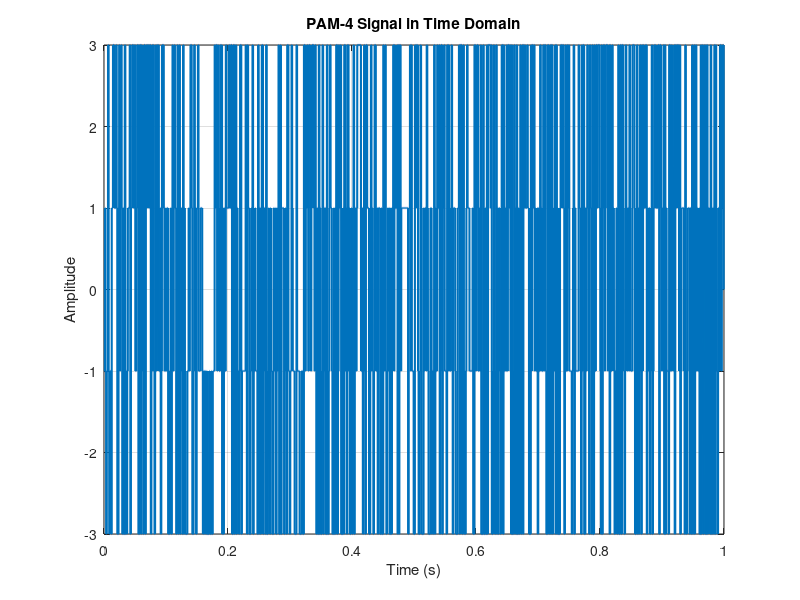
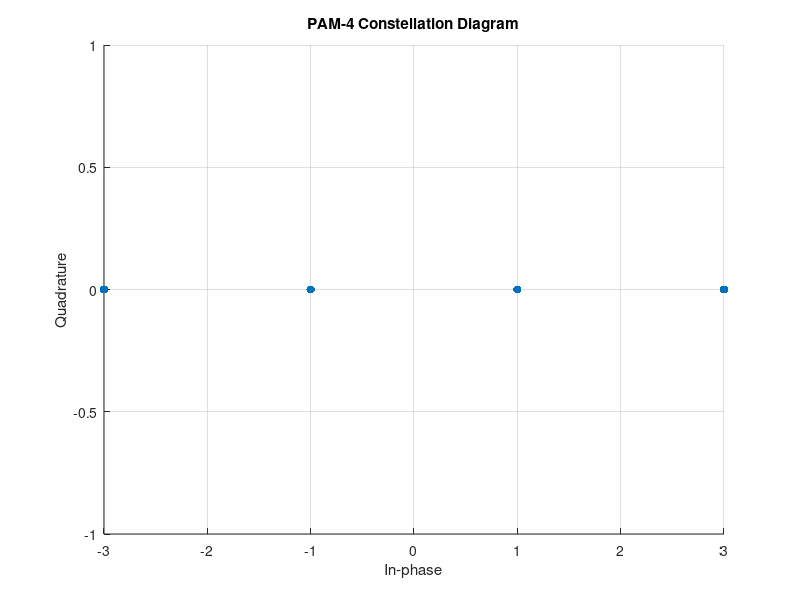

The MATLAB script that drew these images, in order:
% PAM-4 Signal Generation
clc;
clear;
close all;

% Parameters
numSymbols = 1000; % Number of symbols to generate
symbolRate = 1e3;  % Symbol rate (symbols per second)
Fs = 10e3;         % Sampling frequency (samples per second)

% Generate random data symbols (0, 1, 2, 3)
dataSymbols = randi([0 3], numSymbols, 1);

% Map symbols to PAM-4 levels (-3, -1, 1, 3)
pam4Levels = [-3 -1 1 3];
pam4Signal = pam4Levels(dataSymbols + 1); % Add 1 for index-based mapping

% Upsample the signal for proper sampling rate
samplesPerSymbol = Fs / symbolRate;
pam4SignalUpsampled = upsample(pam4Signal, samplesPerSymbol);

% Apply a rectangular pulse shaping filter
pulseShape = ones(1, samplesPerSymbol); % Rectangular pulse
pam4SignalShaped = conv(pam4SignalUpsampled, pulseShape, 'same');

% Time axis
t = (0:length(pam4SignalShaped)-1) / Fs;

% Plot the PAM-4 Signal in Time Domain
figure;
plot(t, pam4SignalShaped, 'LineWidth', 1.5);
title('PAM-4 Signal in Time Domain');
xlabel('Time (s)');
ylabel('Amplitude');
grid on;

% Plot Constellation Diagram
figure;
scatter(real(pam4Signal), zeros(size(pam4Signal)), 'filled');
title('PAM-4 Constellation Diagram');
xlabel('In-phase');
ylabel('Quadrature');
grid on;

disp('PAM-4 Signal Generation Complete.')